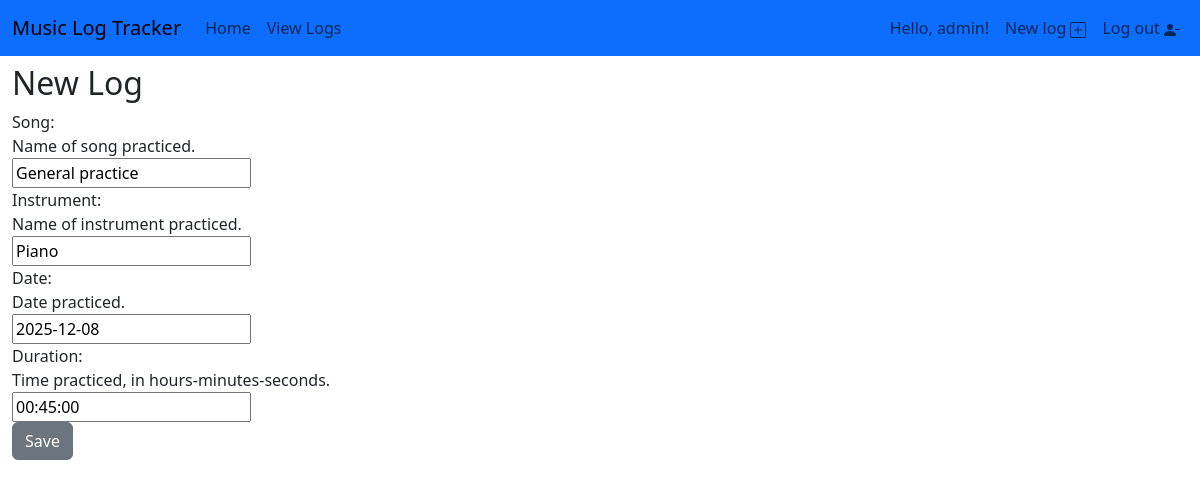
The app's page /edit_log/7/ (signed in) with its own data.
### tracker/models.py (models this page shows, shortened)
class Log(models.Model):
    user = models.ForeignKey(
        settings.AUTH_USER_MODEL, on_delete=models.CASCADE
    )
    song = models.CharField(default="General practice", help_text="Name of song practiced.")
    instrument = models.CharField(help_text="Name of instrument practiced.")
    duration = models.DurationField(default="00:00:00", help_text="Time practiced, in hours-minutes-seconds.")
    date = models.DateField(default=timezone.now, help_text="Date practiced.")

### tracker/views.py (the view)
# urls.py: path('edit_log/<int:pk>/', views.edit_log, name='edit_log'),
@login_required
def edit_log(request, pk):
    log = get_object_or_404(Log, pk=pk)
    if request.method == 'POST':
        form = LogForm(request.POST, instance=log)
        if form.is_valid():
            log = form.save(commit=False)
            log.user = request.user
            log.save()
            return redirect('view_logs')
    else:
        form = LogForm(instance=log)
    return render(request, 'tracker/edit_log.html', {'form': form})

### tracker/forms.py
class LogForm(forms.ModelForm):
    class Meta:
        model = Log
        fields = ['song', 'instrument', 'date', 'duration']

### tracker/templates/tracker/edit_log.html (shortened to what this page needs)
{% extends 'tracker/base.html' %}
{% block content %}
<h2>New Log</h2>
<form method="POST" class="post-form">
  {{ form.as_div }}
  <button type="submit" class="save btn btn-secondary">Save</button>
</form>
{% endblock content %}

### tracker/templates/tracker/base.html (shortened to what this page needs)
<!DOCTYPE html>
<html lang="en">
<head>
  {% load django_bootstrap5 %}
  {% bootstrap_css %}
</head>
<body>
  <nav class="navbar navbar-expand-lg navbar-light bg-blue bg-primary">
    <div class="container-fluid m-auto">
      <a class="navbar-brand" href="{% url 'index' %}">Music Log Tracker</a>
      <div class="collapse navbar-collapse" id="navbarSupportedContent">
        <div class="navbar-nav me-auto">
          <a class="nav-item nav-link" href="{% url 'index' %}">Home</a>
          <a class="nav-item nav-link" href="{% url 'view_logs' %}">View Logs</a>
        </div>
        <div class="navbar-nav ml-auto">
          {% if user.is_authenticated %}
            <a class="nav-item nav-link" href="{% url 'view_logs' username=user.username %}">Hello, {{ user.username }}!</a>
            <a class="nav-item nav-link" href="{% url 'add_log' %}">New log {% include './icons/plus-square.svg' %}</a>
            <form action="{% url 'accounts:logout' %}" method="post">
              <button type="submit" class="nav-item nav-link">
                Log out {% include './icons/person-dash-fill.svg' %}
              </button>
            </form>
          {% else %}
            <a class="nav-item nav-link" href="{% url 'accounts:login' %}">Log in {% include './icons/person-circle.svg' %}</a>
            <a class="nav-item nav-link" href="{% url 'accounts:register' %}">Register {% include './icons/person-plus-fill.svg' %}</a>
          {% endif %}
        </div>
      </div>
    </div>
  </nav>
  <div class="container-fluid mx-auto my-2">
    {% block content %}
    {% endblock content %}
  </div>
</body>
</html>

### records on screen
Log: song "General practice", instrument "Piano", date "2025-12-08", duration "00:45:00"

### other values on screen
{{ user.username }} "admin"
